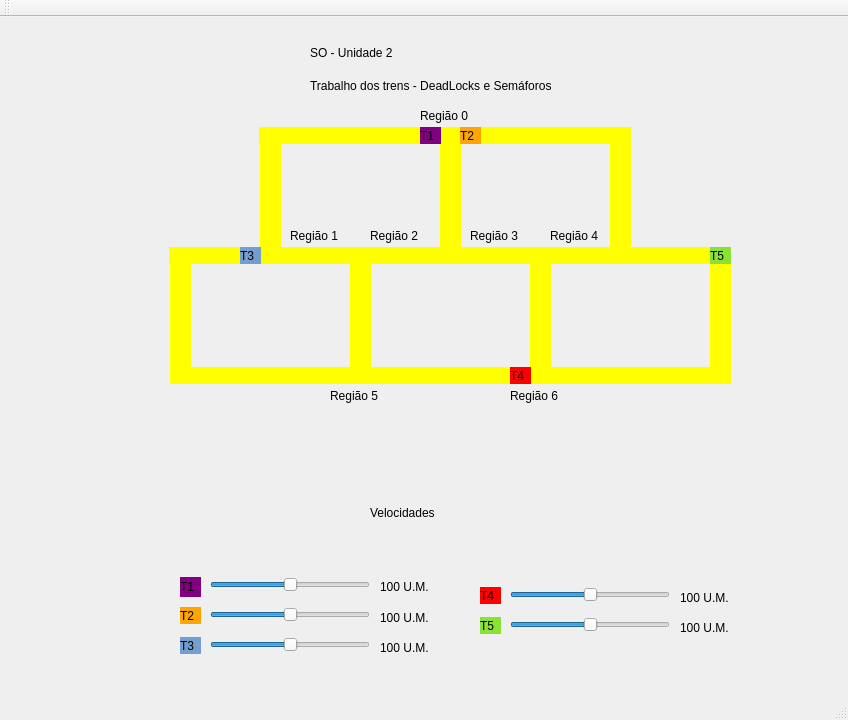
<?xml version="1.0" encoding="UTF-8"?>
<ui version="4.0">
 <class>MainWindow</class>
 <widget class="QMainWindow" name="MainWindow">
  <property name="geometry">
   <rect>
    <x>0</x>
    <y>0</y>
    <width>848</width>
    <height>720</height>
   </rect>
  </property>
  <property name="windowTitle">
   <string>MainWindow</string>
  </property>
  <widget class="QWidget" name="centralWidget">
   <widget class="QLabel" name="label_trem1">
    <property name="geometry">
     <rect>
      <x>420</x>
      <y>110</y>
      <width>21</width>
      <height>17</height>
     </rect>
    </property>
    <property name="styleSheet">
     <string notr="true">QLabel { background: purple}</string>
    </property>
    <property name="text">
     <string>T1</string>
    </property>
   </widget>
   <widget class="QLabel" name="label_trilho_vertical_2">
    <property name="geometry">
     <rect>
      <x>440</x>
      <y>110</y>
      <width>21</width>
      <height>137</height>
     </rect>
    </property>
    <property name="styleSheet">
     <string notr="true">QLabel { background: yellow}</string>
    </property>
    <property name="text">
     <string/>
    </property>
   </widget>
   <widget class="QLabel" name="label_trilho_vertical_1">
    <property name="geometry">
     <rect>
      <x>260</x>
      <y>110</y>
      <width>21</width>
      <height>131</height>
     </rect>
    </property>
    <property name="styleSheet">
     <string notr="true">QLabel { background: yellow}</string>
    </property>
    <property name="text">
     <string/>
    </property>
   </widget>
   <widget class="QLabel" name="label_trilho_vertical_3">
    <property name="geometry">
     <rect>
      <x>610</x>
      <y>110</y>
      <width>21</width>
      <height>131</height>
     </rect>
    </property>
    <property name="styleSheet">
     <string notr="true">QLabel { background: yellow}</string>
    </property>
    <property name="text">
     <string/>
    </property>
   </widget>
   <widget class="QLabel" name="label_trilho_horizontal_1">
    <property name="geometry">
     <rect>
      <x>259</x>
      <y>110</y>
      <width>201</width>
      <height>17</height>
     </rect>
    </property>
    <property name="styleSheet">
     <string notr="true">QLabel { background: yellow}</string>
    </property>
    <property name="text">
     <string/>
    </property>
   </widget>
   <widget class="QLabel" name="label_trilho_horizontal_2">
    <property name="enabled">
     <bool>true</bool>
    </property>
    <property name="geometry">
     <rect>
      <x>169</x>
      <y>230</y>
      <width>201</width>
      <height>17</height>
     </rect>
    </property>
    <property name="styleSheet">
     <string notr="true">QLabel { background: yellow}</string>
    </property>
    <property name="text">
     <string/>
    </property>
   </widget>
   <widget class="QLabel" name="label_trem2">
    <property name="geometry">
     <rect>
      <x>460</x>
      <y>110</y>
      <width>21</width>
      <height>17</height>
     </rect>
    </property>
    <property name="styleSheet">
     <string notr="true">QLabel { background: orange}</string>
    </property>
    <property name="text">
     <string>T2</string>
    </property>
   </widget>
   <widget class="QLabel" name="label_trilho_vertical_6">
    <property name="geometry">
     <rect>
      <x>530</x>
      <y>230</y>
      <width>21</width>
      <height>131</height>
     </rect>
    </property>
    <property name="styleSheet">
     <string notr="true">QLabel { background: yellow}</string>
    </property>
    <property name="text">
     <string/>
    </property>
   </widget>
   <widget class="QLabel" name="label_trilho_vertical_5">
    <property name="geometry">
     <rect>
      <x>350</x>
      <y>230</y>
      <width>21</width>
      <height>137</height>
     </rect>
    </property>
    <property name="styleSheet">
     <string notr="true">QLabel { background: yellow}</string>
    </property>
    <property name="text">
     <string/>
    </property>
   </widget>
   <widget class="QLabel" name="label_trilho_vertical_4">
    <property name="geometry">
     <rect>
      <x>170</x>
      <y>230</y>
      <width>21</width>
      <height>137</height>
     </rect>
    </property>
    <property name="styleSheet">
     <string notr="true">QLabel { background: yellow}</string>
    </property>
    <property name="text">
     <string/>
    </property>
   </widget>
   <widget class="QLabel" name="label_trilho_horizontal_3">
    <property name="geometry">
     <rect>
      <x>170</x>
      <y>350</y>
      <width>201</width>
      <height>17</height>
     </rect>
    </property>
    <property name="styleSheet">
     <string notr="true">QLabel { background: yellow}</string>
    </property>
    <property name="text">
     <string/>
    </property>
   </widget>
   <widget class="QLabel" name="label_trilho_vertical_7">
    <property name="geometry">
     <rect>
      <x>710</x>
      <y>230</y>
      <width>21</width>
      <height>131</height>
     </rect>
    </property>
    <property name="styleSheet">
     <string notr="true">QLabel { background: yellow}</string>
    </property>
    <property name="text">
     <string/>
    </property>
   </widget>
   <widget class="QLabel" name="label_trem3">
    <property name="geometry">
     <rect>
      <x>240</x>
      <y>230</y>
      <width>21</width>
      <height>17</height>
     </rect>
    </property>
    <property name="styleSheet">
     <string notr="true">QLabel { background: rgb(114, 159, 207)}</string>
    </property>
    <property name="text">
     <string>T3</string>
    </property>
   </widget>
   <widget class="QLabel" name="label_trem4">
    <property name="geometry">
     <rect>
      <x>510</x>
      <y>350</y>
      <width>21</width>
      <height>17</height>
     </rect>
    </property>
    <property name="styleSheet">
     <string notr="true">QLabel { background: red}</string>
    </property>
    <property name="text">
     <string>T4</string>
    </property>
   </widget>
   <widget class="QLabel" name="label_trem5">
    <property name="geometry">
     <rect>
      <x>710</x>
      <y>230</y>
      <width>21</width>
      <height>17</height>
     </rect>
    </property>
    <property name="styleSheet">
     <string notr="true">QLabel { background: rgb(138, 226, 52)}</string>
    </property>
    <property name="text">
     <string>T5</string>
    </property>
   </widget>
   <widget class="QLabel" name="titulo">
    <property name="geometry">
     <rect>
      <x>310</x>
      <y>20</y>
      <width>251</width>
      <height>31</height>
     </rect>
    </property>
    <property name="styleSheet">
     <string notr="true">font: 24pt &quot;Ubuntu&quot;;</string>
    </property>
    <property name="text">
     <string>SO - Unidade 2</string>
    </property>
   </widget>
   <widget class="QLabel" name="subtitulo">
    <property name="geometry">
     <rect>
      <x>310</x>
      <y>60</y>
      <width>301</width>
      <height>17</height>
     </rect>
    </property>
    <property name="text">
     <string>Trabalho dos trens - DeadLocks e Semáforos</string>
    </property>
   </widget>
   <widget class="QSlider" name="slider_vel_trem1">
    <property name="geometry">
     <rect>
      <x>210</x>
      <y>560</y>
      <width>160</width>
      <height>16</height>
     </rect>
    </property>
    <property name="minimum">
     <number>0</number>
    </property>
    <property name="maximum">
     <number>200</number>
    </property>
    <property name="value">
     <number>100</number>
    </property>
    <property name="sliderPosition">
     <number>100</number>
    </property>
    <property name="orientation">
     <enum>Qt::Horizontal</enum>
    </property>
    <property name="invertedAppearance">
     <bool>false</bool>
    </property>
    <property name="invertedControls">
     <bool>false</bool>
    </property>
   </widget>
   <widget class="QSlider" name="slider_vel_trem2">
    <property name="geometry">
     <rect>
      <x>210</x>
      <y>590</y>
      <width>160</width>
      <height>16</height>
     </rect>
    </property>
    <property name="maximum">
     <number>200</number>
    </property>
    <property name="sliderPosition">
     <number>100</number>
    </property>
    <property name="orientation">
     <enum>Qt::Horizontal</enum>
    </property>
   </widget>
   <widget class="QSlider" name="slider_vel_trem3">
    <property name="geometry">
     <rect>
      <x>210</x>
      <y>620</y>
      <width>160</width>
      <height>16</height>
     </rect>
    </property>
    <property name="maximum">
     <number>200</number>
    </property>
    <property name="sliderPosition">
     <number>100</number>
    </property>
    <property name="orientation">
     <enum>Qt::Horizontal</enum>
    </property>
   </widget>
   <widget class="QSlider" name="slider_vel_trem4">
    <property name="geometry">
     <rect>
      <x>510</x>
      <y>570</y>
      <width>160</width>
      <height>16</height>
     </rect>
    </property>
    <property name="maximum">
     <number>200</number>
    </property>
    <property name="value">
     <number>100</number>
    </property>
    <property name="orientation">
     <enum>Qt::Horizontal</enum>
    </property>
   </widget>
   <widget class="QSlider" name="slider_vel_trem5">
    <property name="geometry">
     <rect>
      <x>510</x>
      <y>600</y>
      <width>160</width>
      <height>16</height>
     </rect>
    </property>
    <property name="maximum">
     <number>200</number>
    </property>
    <property name="value">
     <number>100</number>
    </property>
    <property name="orientation">
     <enum>Qt::Horizontal</enum>
    </property>
   </widget>
   <widget class="QLabel" name="titulo_velocidade">
    <property name="geometry">
     <rect>
      <x>370</x>
      <y>480</y>
      <width>141</width>
      <height>31</height>
     </rect>
    </property>
    <property name="styleSheet">
     <string notr="true">font: 18pt &quot;Ubuntu&quot;;</string>
    </property>
    <property name="text">
     <string>Velocidades</string>
    </property>
   </widget>
   <widget class="QLabel" name="label_desc_trem1">
    <property name="geometry">
     <rect>
      <x>180</x>
      <y>560</y>
      <width>21</width>
      <height>20</height>
     </rect>
    </property>
    <property name="styleSheet">
     <string notr="true">QLabel { background: purple}</string>
    </property>
    <property name="text">
     <string>T1</string>
    </property>
   </widget>
   <widget class="QLabel" name="label_desc_trem2">
    <property name="geometry">
     <rect>
      <x>180</x>
      <y>590</y>
      <width>21</width>
      <height>17</height>
     </rect>
    </property>
    <property name="styleSheet">
     <string notr="true">QLabel { background: orange}</string>
    </property>
    <property name="text">
     <string>T2</string>
    </property>
   </widget>
   <widget class="QLabel" name="label_desc_trem3">
    <property name="geometry">
     <rect>
      <x>180</x>
      <y>620</y>
      <width>21</width>
      <height>17</height>
     </rect>
    </property>
    <property name="styleSheet">
     <string notr="true">QLabel { background: rgb(114, 159, 207)}</string>
    </property>
    <property name="text">
     <string>T3</string>
    </property>
   </widget>
   <widget class="QLabel" name="label_desc_trem4">
    <property name="geometry">
     <rect>
      <x>480</x>
      <y>570</y>
      <width>21</width>
      <height>17</height>
     </rect>
    </property>
    <property name="styleSheet">
     <string notr="true">QLabel { background: red}</string>
    </property>
    <property name="text">
     <string>T4</string>
    </property>
   </widget>
   <widget class="QLabel" name="label_desc_trem5">
    <property name="geometry">
     <rect>
      <x>480</x>
      <y>600</y>
      <width>21</width>
      <height>17</height>
     </rect>
    </property>
    <property name="styleSheet">
     <string notr="true">QLabel { background: rgb(138, 226, 52)}</string>
    </property>
    <property name="text">
     <string>T5</string>
    </property>
   </widget>
   <widget class="QLabel" name="label_trilho_horizontal_4">
    <property name="geometry">
     <rect>
      <x>440</x>
      <y>110</y>
      <width>191</width>
      <height>17</height>
     </rect>
    </property>
    <property name="styleSheet">
     <string notr="true">QLabel { background: yellow}</string>
    </property>
    <property name="text">
     <string/>
    </property>
   </widget>
   <widget class="QLabel" name="label_trilho_horizontal_5">
    <property name="enabled">
     <bool>true</bool>
    </property>
    <property name="geometry">
     <rect>
      <x>350</x>
      <y>230</y>
      <width>201</width>
      <height>17</height>
     </rect>
    </property>
    <property name="styleSheet">
     <string notr="true">QLabel { background: yellow}</string>
    </property>
    <property name="text">
     <string/>
    </property>
   </widget>
   <widget class="QLabel" name="label_trilho_horizontal_6">
    <property name="enabled">
     <bool>true</bool>
    </property>
    <property name="geometry">
     <rect>
      <x>530</x>
      <y>230</y>
      <width>201</width>
      <height>17</height>
     </rect>
    </property>
    <property name="styleSheet">
     <string notr="true">QLabel { background: yellow}</string>
    </property>
    <property name="text">
     <string/>
    </property>
   </widget>
   <widget class="QLabel" name="label_trilho_horizontal_7">
    <property name="geometry">
     <rect>
      <x>350</x>
      <y>350</y>
      <width>201</width>
      <height>17</height>
     </rect>
    </property>
    <property name="styleSheet">
     <string notr="true">QLabel { background: yellow}</string>
    </property>
    <property name="text">
     <string/>
    </property>
   </widget>
   <widget class="QLabel" name="label_trilho_horizontal_8">
    <property name="geometry">
     <rect>
      <x>530</x>
      <y>350</y>
      <width>201</width>
      <height>17</height>
     </rect>
    </property>
    <property name="styleSheet">
     <string notr="true">QLabel { background: yellow}</string>
    </property>
    <property name="text">
     <string/>
    </property>
   </widget>
   <widget class="QLabel" name="label_vel_trem1">
    <property name="geometry">
     <rect>
      <x>380</x>
      <y>560</y>
      <width>71</width>
      <height>20</height>
     </rect>
    </property>
    <property name="styleSheet">
     <string notr="true"/>
    </property>
    <property name="text">
     <string>100 U.M.</string>
    </property>
   </widget>
   <widget class="QLabel" name="label_vel_trem2">
    <property name="geometry">
     <rect>
      <x>380</x>
      <y>590</y>
      <width>71</width>
      <height>21</height>
     </rect>
    </property>
    <property name="styleSheet">
     <string notr="true"/>
    </property>
    <property name="text">
     <string>100 U.M.</string>
    </property>
   </widget>
   <widget class="QLabel" name="label_vel_trem3">
    <property name="geometry">
     <rect>
      <x>380</x>
      <y>620</y>
      <width>61</width>
      <height>21</height>
     </rect>
    </property>
    <property name="styleSheet">
     <string notr="true"/>
    </property>
    <property name="text">
     <string>100 U.M.</string>
    </property>
   </widget>
   <widget class="QLabel" name="label_vel_trem4">
    <property name="geometry">
     <rect>
      <x>680</x>
      <y>570</y>
      <width>71</width>
      <height>21</height>
     </rect>
    </property>
    <property name="styleSheet">
     <string notr="true"/>
    </property>
    <property name="text">
     <string>100 U.M.</string>
    </property>
   </widget>
   <widget class="QLabel" name="label_vel_trem5">
    <property name="geometry">
     <rect>
      <x>680</x>
      <y>600</y>
      <width>71</width>
      <height>21</height>
     </rect>
    </property>
    <property name="styleSheet">
     <string notr="true"/>
    </property>
    <property name="text">
     <string>100 U.M.</string>
    </property>
   </widget>
   <widget class="QLabel" name="label">
    <property name="geometry">
     <rect>
      <x>420</x>
      <y>90</y>
      <width>67</width>
      <height>17</height>
     </rect>
    </property>
    <property name="text">
     <string>Região 0</string>
    </property>
   </widget>
   <widget class="QLabel" name="label_2">
    <property name="geometry">
     <rect>
      <x>290</x>
      <y>210</y>
      <width>67</width>
      <height>17</height>
     </rect>
    </property>
    <property name="text">
     <string>Região 1</string>
    </property>
   </widget>
   <widget class="QLabel" name="label_3">
    <property name="geometry">
     <rect>
      <x>370</x>
      <y>210</y>
      <width>67</width>
      <height>17</height>
     </rect>
    </property>
    <property name="text">
     <string>Região 2</string>
    </property>
   </widget>
   <widget class="QLabel" name="label_4">
    <property name="geometry">
     <rect>
      <x>470</x>
      <y>210</y>
      <width>67</width>
      <height>17</height>
     </rect>
    </property>
    <property name="text">
     <string>Região 3</string>
    </property>
   </widget>
   <widget class="QLabel" name="label_5">
    <property name="geometry">
     <rect>
      <x>550</x>
      <y>210</y>
      <width>67</width>
      <height>17</height>
     </rect>
    </property>
    <property name="text">
     <string>Região 4</string>
    </property>
   </widget>
   <widget class="QLabel" name="label_6">
    <property name="geometry">
     <rect>
      <x>330</x>
      <y>370</y>
      <width>67</width>
      <height>17</height>
     </rect>
    </property>
    <property name="text">
     <string>Região 5</string>
    </property>
   </widget>
   <widget class="QLabel" name="label_7">
    <property name="geometry">
     <rect>
      <x>510</x>
      <y>370</y>
      <width>67</width>
      <height>17</height>
     </rect>
    </property>
    <property name="text">
     <string>Região 6</string>
    </property>
   </widget>
   <zorder>label_trilho_horizontal_2</zorder>
   <zorder>label_trilho_horizontal_1</zorder>
   <zorder>label_trilho_vertical_1</zorder>
   <zorder>label_trilho_horizontal_5</zorder>
   <zorder>label_trilho_vertical_2</zorder>
   <zorder>label_trilho_horizontal_6</zorder>
   <zorder>label_trilho_horizontal_8</zorder>
   <zorder>label_trilho_horizontal_4</zorder>
   <zorder>label_trilho_horizontal_7</zorder>
   <zorder>label_trilho_vertical_5</zorder>
   <zorder>label_trilho_horizontal_3</zorder>
   <zorder>label_trilho_vertical_4</zorder>
   <zorder>label_trilho_vertical_3</zorder>
   <zorder>label_trilho_vertical_6</zorder>
   <zorder>label_trilho_vertical_7</zorder>
   <zorder>label_trem5</zorder>
   <zorder>label_trem3</zorder>
   <zorder>titulo</zorder>
   <zorder>subtitulo</zorder>
   <zorder>slider_vel_trem1</zorder>
   <zorder>slider_vel_trem2</zorder>
   <zorder>slider_vel_trem3</zorder>
   <zorder>slider_vel_trem4</zorder>
   <zorder>slider_vel_trem5</zorder>
   <zorder>titulo_velocidade</zorder>
   <zorder>label_desc_trem1</zorder>
   <zorder>label_desc_trem2</zorder>
   <zorder>label_desc_trem3</zorder>
   <zorder>label_desc_trem4</zorder>
   <zorder>label_desc_trem5</zorder>
   <zorder>label_trem4</zorder>
   <zorder>label_trem1</zorder>
   <zorder>label_trem2</zorder>
   <zorder>label_vel_trem1</zorder>
   <zorder>label_vel_trem2</zorder>
   <zorder>label_vel_trem3</zorder>
   <zorder>label_vel_trem4</zorder>
   <zorder>label_vel_trem5</zorder>
   <zorder>label</zorder>
   <zorder>label_2</zorder>
   <zorder>label_3</zorder>
   <zorder>label_4</zorder>
   <zorder>label_5</zorder>
   <zorder>label_6</zorder>
   <zorder>label_7</zorder>
  </widget>
  <widget class="QMenuBar" name="menuBar">
   <property name="geometry">
    <rect>
     <x>0</x>
     <y>0</y>
     <width>848</width>
     <height>22</height>
    </rect>
   </property>
  </widget>
  <widget class="QToolBar" name="mainToolBar">
   <attribute name="toolBarArea">
    <enum>TopToolBarArea</enum>
   </attribute>
   <attribute name="toolBarBreak">
    <bool>false</bool>
   </attribute>
  </widget>
  <widget class="QStatusBar" name="statusBar"/>
 </widget>
 <layoutdefault spacing="6" margin="11"/>
 <resources/>
 <connections/>
</ui>
